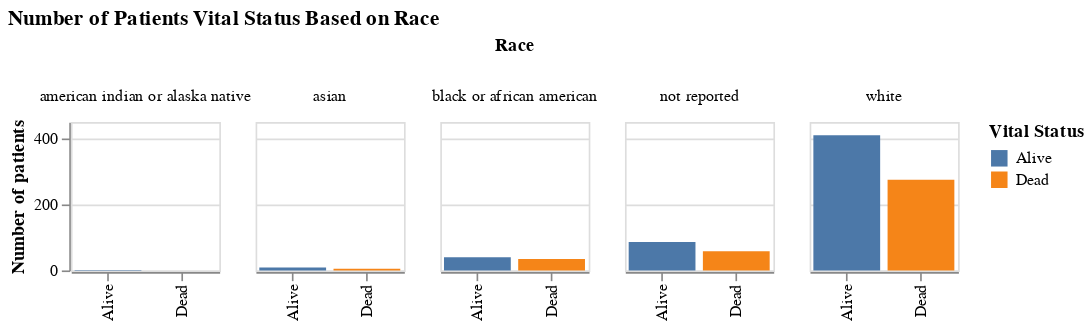

The code cell stored with this chart in its notebook:
### Code cell
#Patients by race based on vitality

lung_cancer_patients_vitality_by_race = lung_cancer_patients.groupby(['Race'])
lung_cancer_patients_vitality_by_race = pd.DataFrame(lung_cancer_patients_vitality_by_race['Vital Status'].value_counts().reset_index(name = "Count"))

alt.Chart(lung_cancer_patients_vitality_by_race).mark_bar().encode(
    x=alt.X('Vital Status:O',axis=alt.Axis(title='')),
    y=alt.Y('Count:Q',axis=alt.Axis(title='Number of patients')),
    color='Vital Status:N',
    column=alt.Column('Race:N')
).properties(
    title='Number of Patients Vital Status Based on Race',width=90,height=90)

### Figure 1 — Vega-Lite specification as saved in the notebook (floating-point values rounded to 4 significant figures)
{"config": {"view": {"continuousWidth": 400, "continuousHeight": 300}}, "data": {"name": "data-be99251d1088f12353f27b02b8095360"}, "mark": "bar", "encoding": {"color": {"type": "nominal", "field": "Vital Status"}, "column": {"type": "nominal", "field": "Race"}, "x": {"type": "ordinal", "axis": {"title": ""}, "field": "Vital Status"}, "y": {"type": "quantitative", "axis": {"title": "Number of patients"}, "field": "Count"}}, "height": 90, "title": "Number of Patients Vital Status Based on Race", "width": 90, "$schema": "https://vega.github.io/schema/vega-lite/v4.0.2.json", "datasets": {"data-be99251d1088f12353f27b02b8095360": [{"Race": "american indian or alaska native", "Vital Status": "Alive", "Count": 1}, {"Race": "asian", "Vital Status": "Alive", "Count": 9}, {"Race": "asian", "Vital Status": "Dead", "Count": 5}, {"Race": "black or african american", "Vital Status": "Alive", "Count": 40}, {"Race": "black or african american", "Vital Status": "Dead", "Count": 35}, {"Race": "not reported", "Vital Status": "Alive", "Count": 86}, {"Race": "not reported", "Vital Status": "Dead", "Count": 58}, {"Race": "white", "Vital Status": "Alive", "Count": 410}, {"Race": "white", "Vital Status": "Dead", "Count": 275}]}}
